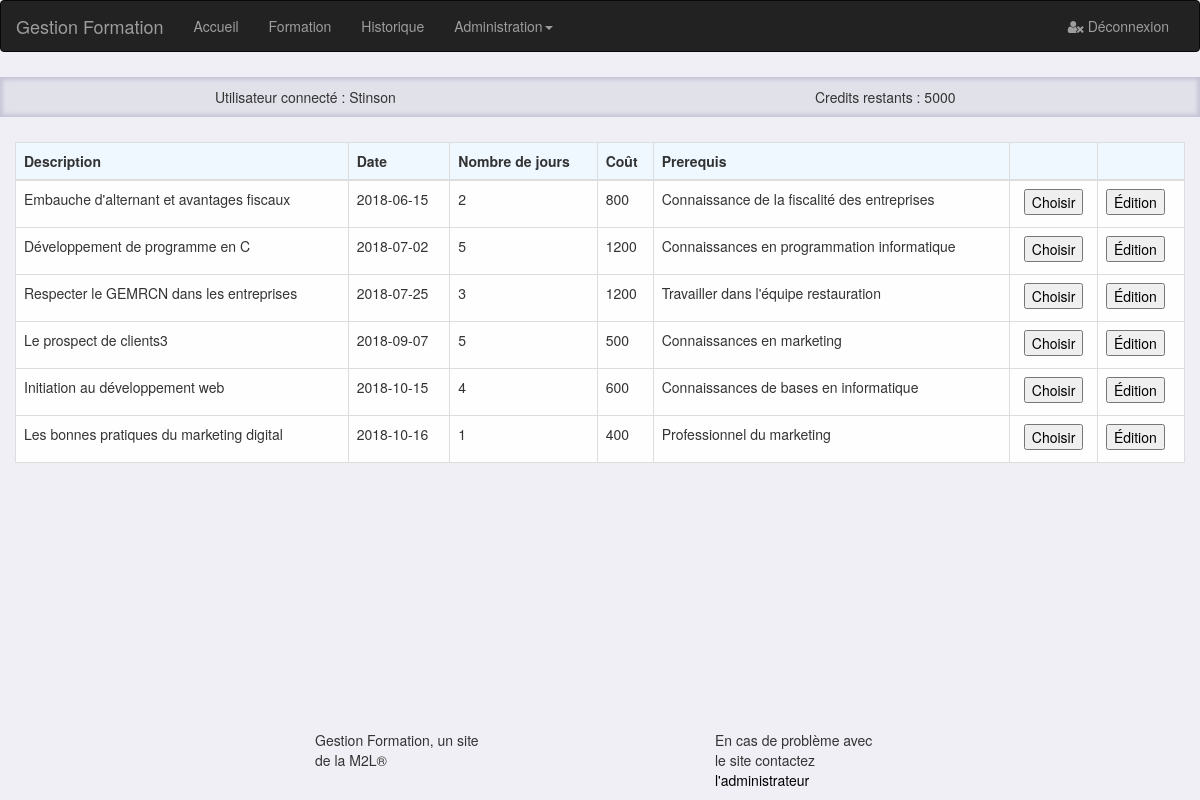
The page /index.php?formation (signed in) on the database its author committed.
### tables this page shows
CREATE TABLE `tb_formation` (
  `frm_id` int(11) NOT NULL,
  `frm_contenu` varchar(250) NOT NULL,
  `frm_date` date NOT NULL,
  `frm_nbjours` int(11) NOT NULL,
  `frm_prerequis` varchar(250) NOT NULL,
  `frm_cout` varchar(50) NOT NULL
);

### modele/formation.lib.php (called while the page is built, shortened)
<?php
    function selectionFormations(){
        global $pdo;
        $date = date("y-m-j");
        $req = $pdo -> prepare('Select * from tb_formation LEFT JOIN tb_inscrire
                                ON tb_formation.frm_id = tb_inscrire.nsc_frm_id AND tb_inscrire.nsc_mpl_login = ?
                                WHERE tb_formation.frm_date > ? ORDER BY frm_date ASC LIMIT 50');
        $req->execute(array($_SESSION['login'],$date));
        $formation = $req->fetchAll();
        return $formation;
    }

### vue/formation.inc.php (the view, shortened to what this page needs)
<div class="container">
    <div class="row">
        <div class="table-responsive">
            <table class="table table-hover table-bordered table-color">
                <thead>
                <tr bgcolor="#f0f8ff">
                    <th>Description</th>
                    <th>Date</th>
                    <th>Nombre de jours</th>
                    <th>Co&ucirc;t</th>
                    <th>Prerequis</th>
                    <th></th>
                    <?php
                    if ($_SESSION['admin'] == 1){
                        ?><th></th><?php
                    }
                    ?>
                </tr>
                </thead>
                <tbody>
                <?php
                foreach ($formations as $formation){
                    if (isset($formation->nsc_frm_id)){
                    }
                    else {
                        ?>
                        <tr>
                            <td>
                                <p><?php echo $formation->frm_contenu; ?></p>
                            </td>
                            <td>
                                <p><?php echo $formation->frm_date; ?></p>
                            </td>
                            <td class="td-width">
                                <p> <?php echo $formation->frm_nbjours; ?> </p>
                            </td>
                            <td>
                                <p> <?php echo $formation->frm_cout; ?> </p>
                            </td>
                            <td>
                                <p> <?php echo $formation->frm_prerequis; ?> </p>
                            </td>
                            <td align="center">
                                <a href="index.php?code=<?php echo $formation->frm_id; ?>">
                                    <button type="button">Choisir</button>
                                </a>
                            </td>
                            <?php
                            if ($_SESSION['admin'] == 1){
                                ?><td>
                                <a href="index.php?edition=<?php echo $formation->frm_id; ?>">
                                    <button type="button">&Eacute;dition</button>
                                </a>
                                </td><?php
                            }
                            ?>
                        </tr>
                        <?php
                    }
                    }
                ?>
                </tbody>
            </table>
        </div>
    </div>
</div>

### inc/css/style.css (style rules this page uses)
body { background-color: #efeff5; }
.table-color { background-color: #fefefe; }
a { text-decoration: none; color: #000000; }
button { text-decoration: none; }

### rows shown on the page
tb_formation: frm_contenu "Embauche d'alternant et avantages fiscaux", frm_date "2018-06-15", frm_nbjours "2", frm_cout "800", frm_prerequis "Connaissance de la fiscalité des entreprises"
tb_formation: frm_contenu "Développement de programme en C", frm_date "2018-07-02", frm_nbjours "5", frm_cout "1200", frm_prerequis "Connaissances en programmation informatique"
tb_formation: frm_contenu "Respecter le GEMRCN dans les entreprises", frm_date "2018-07-25", frm_nbjours "3", frm_cout "1200", frm_prerequis "Travailler dans l'équipe restauration"
tb_formation: frm_contenu "Le prospect de clients3", frm_date "2018-09-07", frm_nbjours "5", frm_cout "500", frm_prerequis "Connaissances en marketing"
tb_formation: frm_contenu "Initiation au développement web", frm_date "2018-10-15", frm_nbjours "4", frm_cout "600", frm_prerequis "Connaissances de bases en informatique"
tb_formation: frm_contenu "Les bonnes pratiques du marketing digital", frm_date "2018-10-16", frm_nbjours "1", frm_cout "400", frm_prerequis "Professionnel du marketing"

### other values the page prints
$_SESSION['nom'] "Stinson"
$_SESSION['credit'] "5000"
